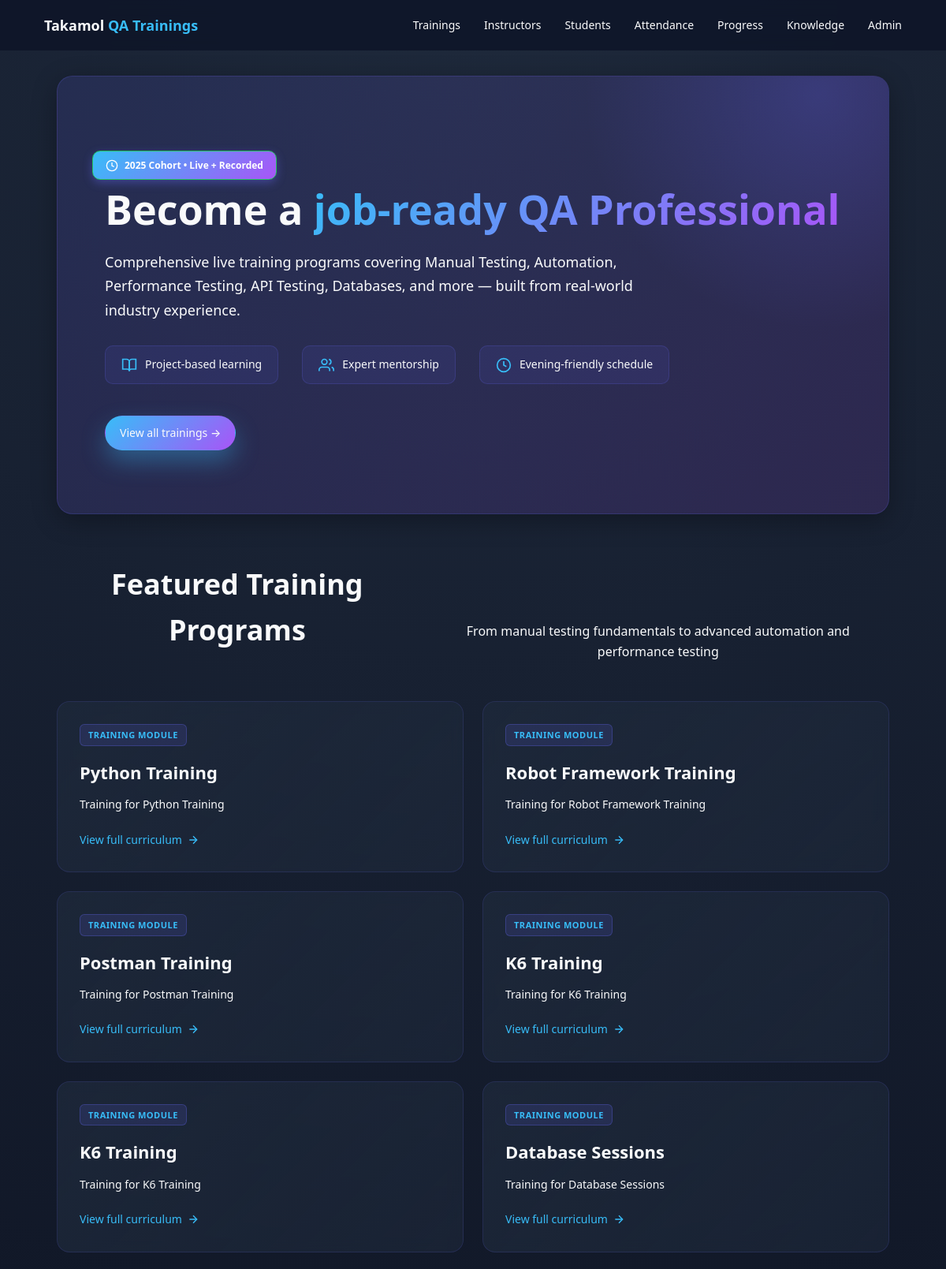
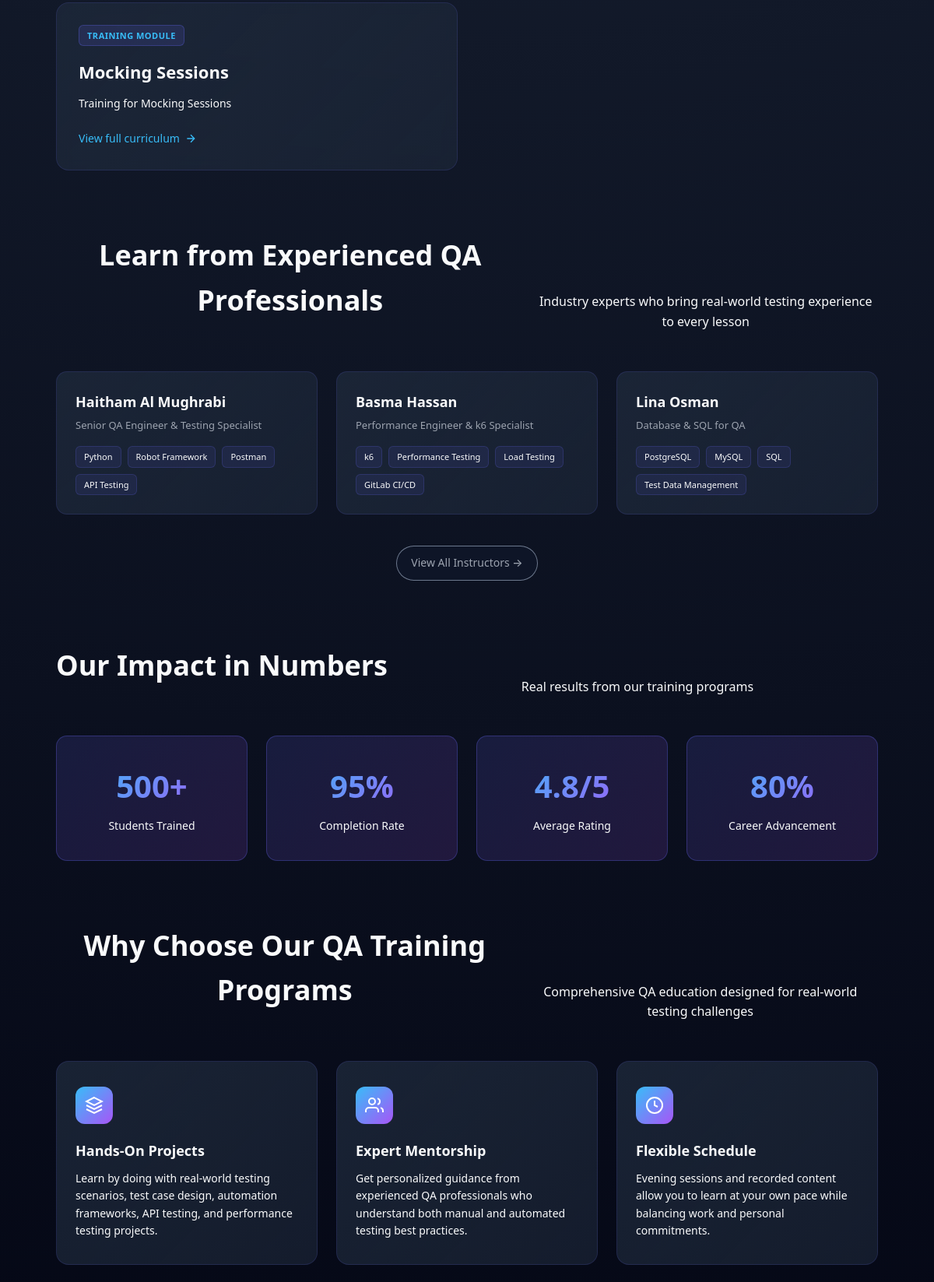
The page / (upper part) on the database its author committed (2 pictures, top to bottom).
### models.py (models this page shows)
class Training(db.Model):
    id = db.Column(db.Integer, primary_key=True)
    name = db.Column(db.String(200), nullable=False)
    slug = db.Column(db.String(200), nullable=True)  # Made nullable
    description = db.Column(db.Text, nullable=True)
    topics = db.relationship('Topic', backref='training', lazy=True, cascade='all, delete-orphan')
    instructors = db.relationship('Instructor', secondary=training_instructors, backref=db.backref('trainings', lazy='dynamic'))

class Instructor(db.Model):
    id = db.Column(db.Integer, primary_key=True)
    name = db.Column(db.String(100), nullable=False)
    role = db.Column(db.String(200))  # e.g., "Senior QA Engineer"
    bio = db.Column(db.Text)
    expertise = db.Column(db.Text)  # Comma-separated tags or JSON
    email = db.Column(db.String(100))
    photo_url = db.Column(db.String(500))
    is_active = db.Column(db.Boolean, default=True)
    created_at = db.Column(db.DateTime, default=db.func.now())

### app.py (the view)
@app.route('/')
def index():
    trainings = Training.query.all()
    instructors = Instructor.query.filter_by(is_active=True).limit(3).all()
    return render_template('index.html', trainings=trainings, instructors=instructors)

### app.py (called while the page is built)
@app.context_processor
def inject_now():
    return {'now': datetime.now()}

### templates/index.html (shortened to what this page needs)
{% extends 'base.html' %}
{% block content %}
<section class="home-hero">
    <div class="hero-badge">
        <svg width="16" height="16" viewBox="0 0 24 24" fill="none" stroke="currentColor" stroke-width="2">
            <circle cx="12" cy="12" r="10"></circle>
            <polyline points="12 6 12 12 16 14"></polyline>
        </svg>
        {{ now.year }} Cohort • Live + Recorded
    </div>
    <h1 class="hero-title">
        Become a <span>job-ready QA Professional</span>
    </h1>
    <p class="hero-subtitle">
        Comprehensive live training programs covering Manual Testing, Automation, Performance Testing, API Testing,
        Databases, and more — built from real-world industry experience.
    </p>
    <div class="hero-stats">
        <div class="stat-item">
            <svg class="stat-icon" viewBox="0 0 24 24" fill="none" stroke="currentColor" stroke-width="2">
                <path d="M2 3h6a4 4 0 0 1 4 4v14a3 3 0 0 0-3-3H2z"></path>
                <path d="M22 3h-6a4 4 0 0 0-4 4v14a3 3 0 0 1 3-3h7z"></path>
            </svg>
            <span>Project-based learning</span>
        </div>
        <div class="stat-item">
            <svg class="stat-icon" viewBox="0 0 24 24" fill="none" stroke="currentColor" stroke-width="2">
                <path d="M17 21v-2a4 4 0 0 0-4-4H5a4 4 0 0 0-4 4v2"></path>
                <circle cx="9" cy="7" r="4"></circle>
                <path d="M23 21v-2a4 4 0 0 0-3-3.87"></path>
                <path d="M16 3.13a4 4 0 0 1 0 7.75"></path>
            </svg>
            <span>Expert mentorship</span>
        </div>
        <div class="stat-item">
            <svg class="stat-icon" viewBox="0 0 24 24" fill="none" stroke="currentColor" stroke-width="2">
                <circle cx="12" cy="12" r="10"></circle>
                <polyline points="12 6 12 12 16 14"></polyline>
            </svg>
            <span>Evening-friendly schedule</span>
        </div>
    </div>
    <div class="hero-actions">
        <a href="{{ url_for('trainings') }}" class="btn-primary">View all trainings →</a>
    </div>
</section>
<section id="tracks">
    <div class="section-header">
        <h2 class="section-title">Featured Training Programs</h2>
        <p class="section-subtitle">From manual testing fundamentals to advanced automation and performance testing</p>
    </div>
    <div class="trainings-grid">
        {% for training in trainings %}
        <a href="{{ url_for('training_detail', training_id=training.id) }}" class="training-card">
            <div class="training-label">Training Module</div>
            <h3 class="training-title">{{ training.name }}</h3>
            <p class="training-description">
                {% if training.description %}
                {{ training.description }}
                {% else %}
                Comprehensive training program covering essential topics and hands-on practice.
                {% endif %}
            </p>
            <div class="training-link">
                View full curriculum
                <svg width="16" height="16" viewBox="0 0 24 24" fill="none" stroke="currentColor" stroke-width="2">
                    <line x1="5" y1="12" x2="19" y2="12"></line>
                    <polyline points="12 5 19 12 12 19"></polyline>
                </svg>
            </div>
        </a>
        {% endfor %}
    </div>
</section>
<section class="instructors-section">
    <div class="section-header">
        <h2 class="section-title">Learn from Experienced QA Professionals</h2>
        <p class="section-subtitle">Industry experts who bring real-world testing experience to every lesson</p>
    </div>
    <div class="instructors-grid">
        {% if instructors %}
        {% for instructor in instructors %}
        <div class="instructor-card">
            <div class="instructor-name">{{ instructor.name }}</div>
            <div class="instructor-role">{{ instructor.role or 'QA Instructor' }}</div>
            <div class="instructor-tags">
                {% if instructor.expertise %}
                {% for tag in instructor.expertise.split(',')[:4] %}
                <span class="instructor-tag">{{ tag.strip() }}</span>
                {% endfor %}
                {% endif %}
            </div>
        </div>
        {% endfor %}
        {% endif %}
    </div>
    {% if instructors and instructors|length > 0 %}
    <div style="text-align: center; margin-top: 40px;">
        <a href="{{ url_for('instructors_list') }}" class="btn-ghost">View All Instructors →</a>
    </div>
    {% endif %}
</section>
<section class="stats-section">
    <div class="section-header">
        <h2 class="section-title">Our Impact in Numbers</h2>
        <p class="section-subtitle">Real results from our training programs</p>
    </div>
    <div class="stats-grid">
        <div class="stat-card">
            <div class="stat-number">500+</div>
            <div class="stat-label">Students Trained</div>
        </div>
        <div class="stat-card">
            <div class="stat-number">95%</div>
            <div class="stat-label">Completion Rate</div>
        </div>
        <div class="stat-card">
            <div class="stat-number">4.8/5</div>
            <div class="stat-label">Average Rating</div>
        </div>
        <div class="stat-card">
            <div class="stat-number">80%</div>
            <div class="stat-label">Career Advancement</div>
        </div>
    </div>
</section>
<section id="benefits">
    <div class="section-header">
        <h2 class="section-title">Why Choose Our QA Training Programs</h2>
        <p class="section-subtitle">Comprehensive QA education designed for real-world testing challenges</p>
    </div>
    <div class="benefits-grid">
        <div class="benefit-card">
            <div class="benefit-icon">
                <svg viewBox="0 0 24 24" fill="none" stroke="currentColor" stroke-width="2">
                    <path d="M12 2L2 7l10 5 10-5-10-5z"></path>
                    <path d="M2 17l10 5 10-5"></path>
                    <path d="M2 12l10 5 10-5"></path>
                </svg>
            </div>
            <h3 class="benefit-title">Hands-On Projects</h3>
            <p class="benefit-description">Learn by doing with real-world testing scenarios, test case design,
                automation frameworks, API testing, and performance testing projects.</p>
        </div>
        <div class="benefit-card">
            <div class="benefit-icon">
                <svg viewBox="0 0 24 24" fill="none" stroke="currentColor" stroke-width="2">
                    <path d="M17 21v-2a4 4 0 0 0-4-4H5a4 4 0 0 0-4 4v2"></path>
                    <circle cx="9" cy="7" r="4"></circle>
                    <path d="M23 21v-2a4 4 0 0 0-3-3.87"></path>
                    <path d="M16 3.13a4 4 0 0 1 0 7.75"></path>
                </svg>
            </div>
            <h3 class="benefit-title">Expert Mentorship</h3>
            <p class="benefit-description">Get personalized guidance from experienced QA professionals who understand
                both manual and automated testing best practices.</p>
        </div>
        <div class="benefit-card">
            <div class="benefit-icon">
                <svg viewBox="0 0 24 24" fill="none" stroke="currentColor" stroke-width="2">
                    <circle cx="12" cy="12" r="10"></circle>
                    <polyline points="12 6 12 12 16 14"></polyline>
                </svg>
            </div>
            <h3 class="benefit-title">Flexible Schedule</h3>
            <p class="benefit-description">Evening sessions and recorded content allow you to learn at your own pace
                while balancing work and personal commitments.</p>
        </div>
    </div>
</section>
{% endblock %}

### statics/css/index.css (style rules this page uses)
:root { --bg: #050816; --bg-alt: #0b1020; --accent: #38bdf8; --accent-soft: rgba(56, 189, 248, 0.12); --text: #f9fafb; --muted: #9ca3af; --card: #111827; --radius: 14px; --shadow-soft: 0 18px 40px rgba(15, 23, 42, 0.55); }
* { box-sizing: border-box; margin: 0; padding: 0; }
body { font-family: system-ui, -apple-system, BlinkMacSystemFont, "Segoe UI", sans-serif; background: radial-gradient(circle at top, #1e293b 0, var(--bg) 45%); color: var(--text); line-height: 1.6; }
a { color: inherit; text-decoration: none; }
.hero-title { font-size: clamp(32px, 3.2vw, 40px); font-weight: 700; margin: 16px 0 10px; }
.hero-title span { background: linear-gradient(90deg, #38bdf8, #a855f7, #f97316); -webkit-background-clip: text; background-clip: text; color: transparent; }
.hero-actions { display: flex; flex-wrap: wrap; gap: 12px; margin-top: 10px; }
.btn-primary, .btn-ghost { padding: 10px 18px; border-radius: 999px; font-size: 14px; font-weight: 500; border: 1px solid transparent; cursor: pointer; transition: all 0.2s ease; display: inline-flex; align-items: center; gap: 6px; }
.btn-primary { background: linear-gradient(135deg, #38bdf8, #a855f7); box-shadow: 0 14px 30px rgba(56, 189, 248, 0.35); }
.btn-ghost { background: rgba(15, 23, 42, 0.8); border-color: rgba(148, 163, 184, 0.7); color: var(--muted); }
.hero-badge { position: absolute; top: 14px; right: 16px; padding: 6px 10px; border-radius: 999px; background: #022c22; border: 1px solid #22c55e; font-size: 11px; color: #bbf7d0; }
.section-header { display: flex; justify-content: space-between; align-items: flex-end; gap: 12px; margin-bottom: 16px; }
.section-title { font-size: 20px; font-weight: 600; }

### rows shown on the page
Training: name "Python Training", description "Training for Python Training"
Training: name "Robot Framework Training", description "Training for Robot Framework Training"
Training: name "Postman Training", description "Training for Postman Training"
Training: name "K6 Training", description "Training for K6 Training"
Training: name "K6 Training", description "Training for K6 Training"
Training: name "Database Sessions", description "Training for Database Sessions"
Training: name "Mocking Sessions", description "Training for Mocking Sessions"
Instructor: name "Haitham Al Mughrabi", role "Senior QA Engineer & Testing Specialist", strip "Python" "Robot Framework" "Postman" "API Testing"
Instructor: name "Basma Hassan", role "Performance Engineer & k6 Specialist", strip "k6" "Performance Testing" "Load Testing" "GitLab CI/CD"
Instructor: name "Lina Osman", role "Database & SQL for QA", strip "PostgreSQL" "MySQL" "SQL" "Test Data Management"
